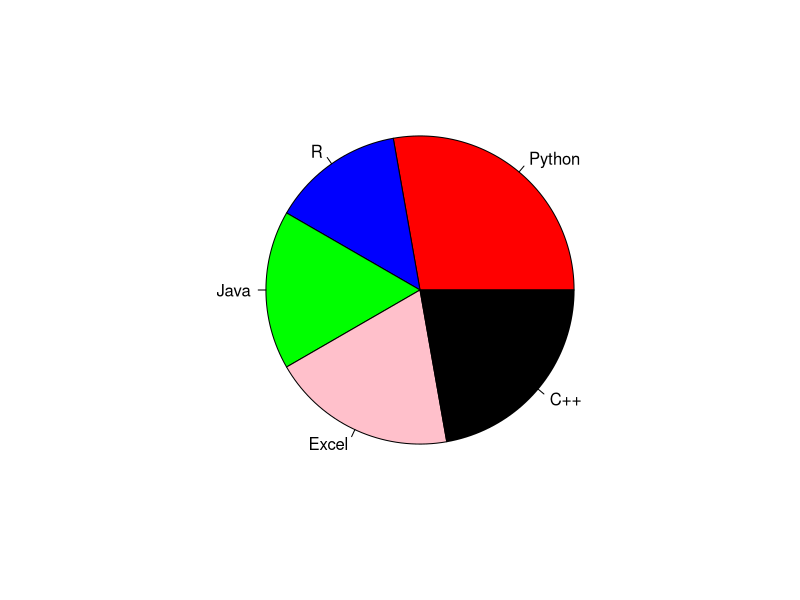
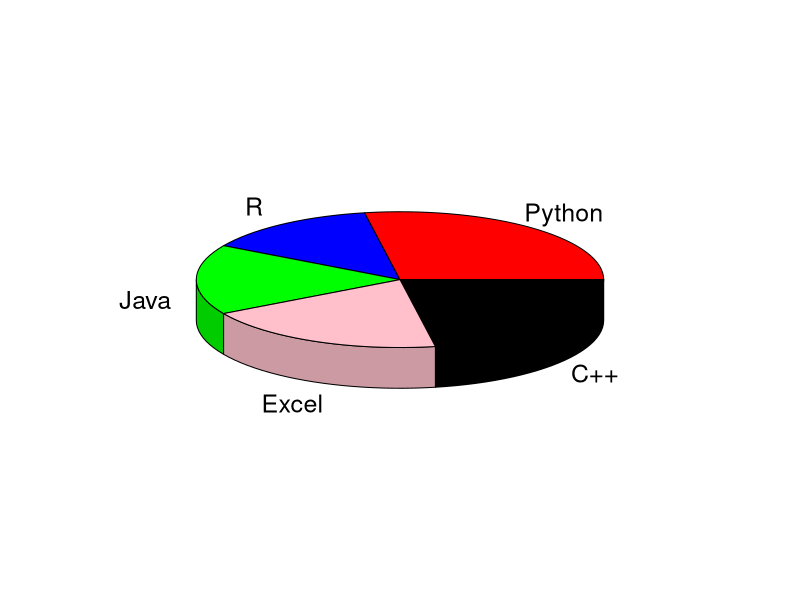
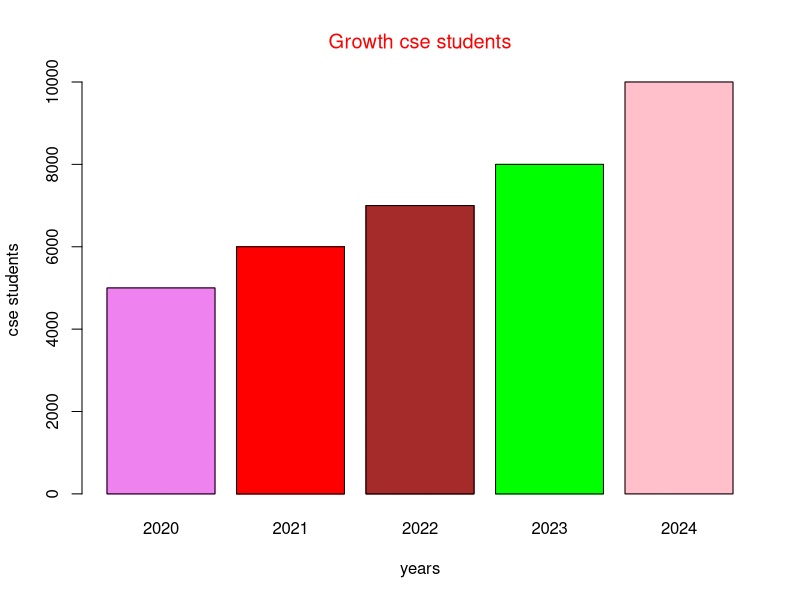

Write the R code that produced these figures, in order. (Note: this script raises an error after producing the figures.)

install.packages("plotrix")
library(plotrix)
vect<-c(100,50,60,70,80)
pie(vect,labels=c("Python","R","Java","Excel","C++"),col=c("red","blue","green","pink","black"))
pie3D(vect,labels=c("Python","R","Java","Excel","C++"),col=c("red","blue","green","pink","black"))



#bar graphgs------------------------------------------------------------------------------------------

v<-c(2020:2024) 
cse<-c(5000,6000,7000,8000,10000)
barplot(cse,xlab = "years",ylab = "cse students",
        names.arg = v,main = "Growth cse students",
        col.main = "red",font.main = 1,
        col = c("violet","red","brown","green","pink"),density = 500)

matrix((1:9),nrow=3)
barplot(matrix,xlab="year",ylab="Cse_IT",main="red")





A<-c(0.2,0.4)
B<-c(0.3,0.1)
C<-c(0.7,0.1)
D<-c(0.1,0.2)
E<-c(0.3,0.3)
data.frame(A,B,C,D,E)
barplot(A,xlab="height",ylab="decimal",names.arg=v,main="Decimal_Expansion",col.main = "red",font.main = 1,
        col = c("violet"),density = 500)
